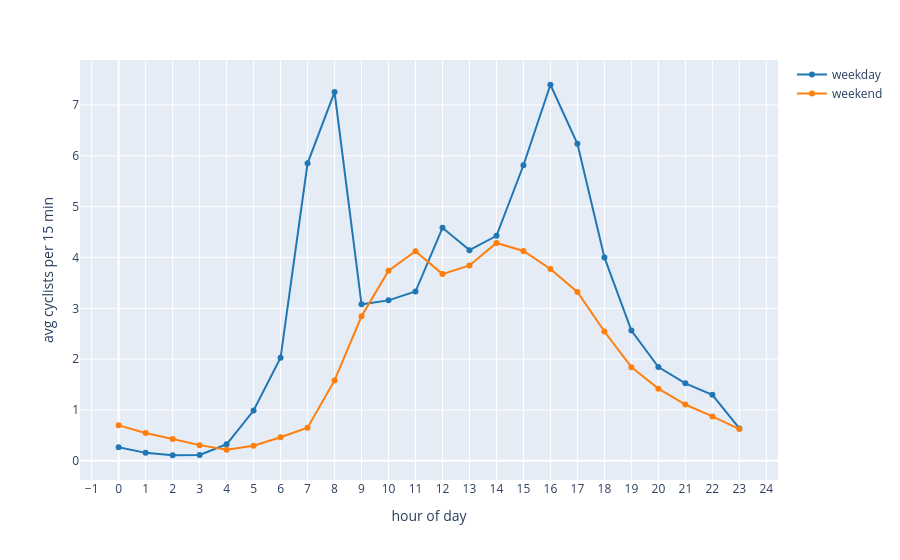

Notebook source saved alongside this figure:
### Code cell
hourly = (
        df.groupby(["hour", "is_weekend"])["count"]
        .mean()
        .reset_index()
)
hourly["day_type"] = hourly["is_weekend"].map({True: "weekend", False: "weekday"})

fig = px.line(
    hourly, x="hour", y="count", color="day_type",
    markers=True,
    labels={"hour": "hour of day", "count": "avg cyclists per 15 min", "day_type": ""},
    color_discrete_map={"weekday": "#1f77b4", "weekend": "#ff7f0e"},
)
fig.update_layout(xaxis=dict(tickmode="linear", dtick=1), hovermode="x unified")
fig

### Figure 1 — Plotly figure (JSON) as saved in the notebook; plotly's stock layout.template omitted (floating-point values rounded to 4 significant figures)
{"data": [{"hovertemplate": "=weekday<br>hour of day=%{x}<br>avg cyclists per 15 min=%{y}<extra></extra>", "legendgroup": "weekday", "line": {"color": "#1f77b4", "dash": "solid"}, "marker": {"symbol": "circle"}, "mode": "lines+markers", "name": "weekday", "orientation": "v", "showlegend": true, "type": "scatter", "x": [0, 1, 2, 3, 4, 5, 6, 7, 8, 9, 10, 11, 12, 13, 14, 15, 16, 17, 18, 19, 20, 21, 22, 23], "xaxis": "x", "y": [0.2649, 0.156, 0.1089, 0.1127, 0.3244, 0.9886, 2.026, 5.852, 7.254, 3.079, 3.156, 3.329, 4.584, 4.144, 4.427, 5.814, 7.398, 6.236, 4.001, 2.563, 1.844, 1.524, 1.297, 0.637], "yaxis": "y"}, {"hovertemplate": "=weekend<br>hour of day=%{x}<br>avg cyclists per 15 min=%{y}<extra></extra>", "legendgroup": "weekend", "line": {"color": "#ff7f0e", "dash": "solid"}, "marker": {"symbol": "circle"}, "mode": "lines+markers", "name": "weekend", "orientation": "v", "showlegend": true, "type": "scatter", "x": [0, 1, 2, 3, 4, 5, 6, 7, 8, 9, 10, 11, 12, 13, 14, 15, 16, 17, 18, 19, 20, 21, 22, 23], "xaxis": "x", "y": [0.6969, 0.5476, 0.4278, 0.3077, 0.2173, 0.2956, 0.4628, 0.6521, 1.582, 2.844, 3.741, 4.124, 3.673, 3.843, 4.286, 4.127, 3.772, 3.321, 2.543, 1.842, 1.419, 1.107, 0.8727, 0.6238], "yaxis": "y"}], "layout": {"hovermode": "x unified", "legend": {"title": {"text": ""}, "tracegroupgap": 0}, "margin": {"t": 60}, "xaxis": {"anchor": "y", "domain": [0, 1], "dtick": 1, "tickmode": "linear", "title": {"text": "hour of day"}}, "yaxis": {"anchor": "x", "domain": [0, 1], "title": {"text": "avg cyclists per 15 min"}}}}
